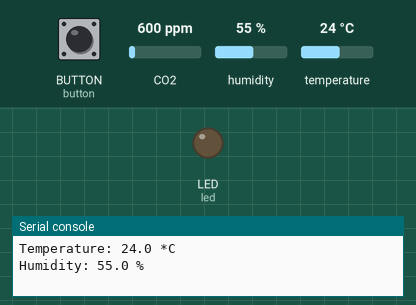
The program below on a simulated CircuitPython board. Shown: output pins drawn as LEDs (lit = HIGH), the last lines printed to the serial console. The inputs (shaded band) are chosen by the test bench; at power-on: BUTTON (button) HIGH, CO2 600 ppm, humidity 55 %, temperature 24 °C.

Above: at 1.0 s.
At 3.0 s:
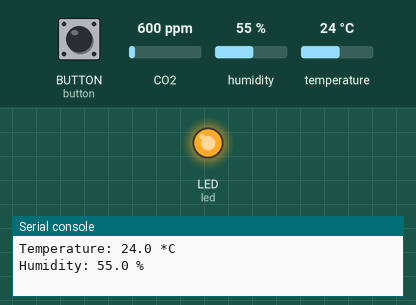
Timing chart, 0 to 5.2 s (numbered marks = the images above):
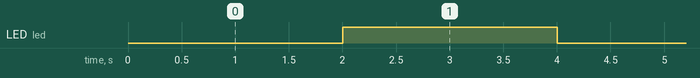

The program:

code.py
```python
import time
import board
import digitalio
import adafruit_scd4x


i2c = board.I2C()
scd4x = adafruit_scd4x.SCD4X(i2c)
print("Serial number:", [hex(i) for i in scd4x.serial_number])

# initialize the LED
led = digitalio.DigitalInOut(board.LED)
led.direction = digitalio.Direction.OUTPUT
led.value = True

#initialize the button
button = digitalio.DigitalInOut(board.BUTTON)
button.switch_to_input(pull=digitalio.Pull.UP)

scd4x.start_periodic_measurement()
print("Waiting for first measurement....")

while True:
    if scd4x.data_ready:
        print("CO2: %d ppm" % scd4x.CO2)
        print("Temperature: %0.1f *C" % scd4x.temperature)
        print("Humidity: %0.1f %%" % scd4x.relative_humidity)
        print()

# Push the boot button to turn off and on the self calibration mode. It will reset to on after reboot.
    if button.value:
        if not led.value:
            scd4x.self_calibration_enabled = True
            led.value = True
            time.sleep(1)
        else:
            scd4x.self_calibration_enabled = False
            led.value = False
            time.sleep(1)

    time.sleep(1)
```

Measured:
- by itself, LED (led): alternates HIGH for 2.0 s and LOW for 2.0 s
